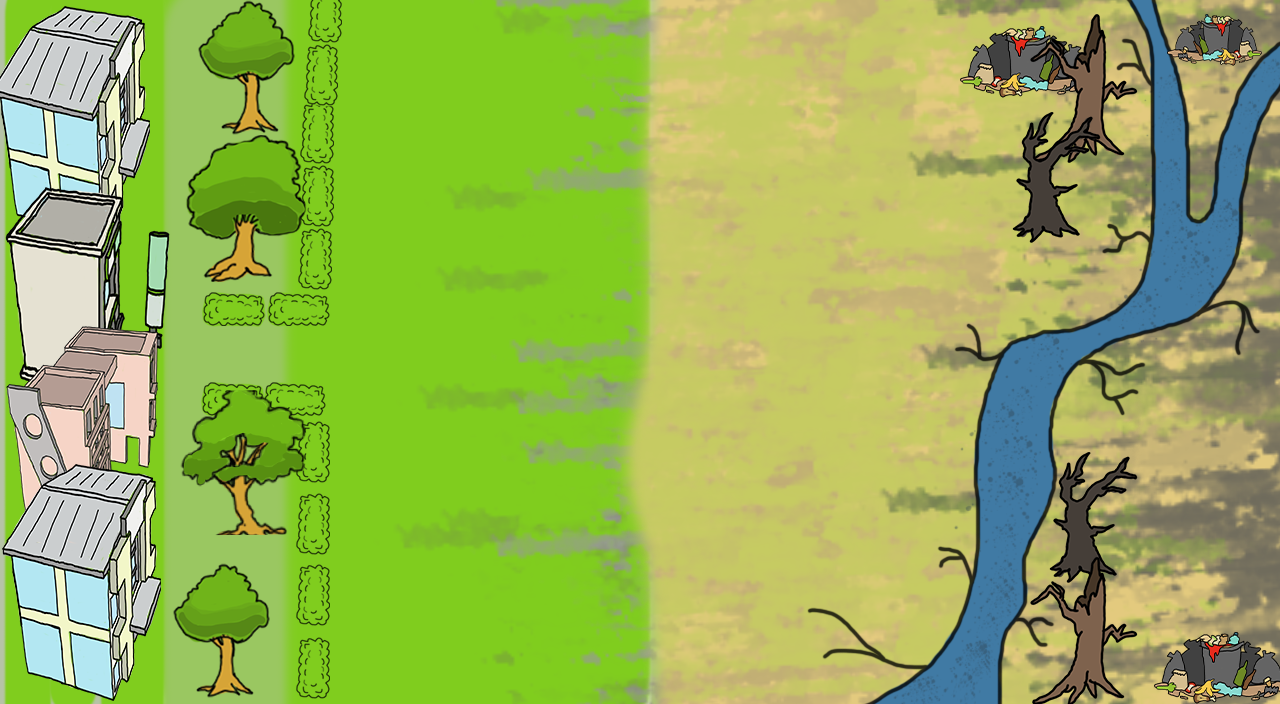

A level layout from a 2D game, rendered from its tile map. Below: a short description, then the map file with its tile-grid data intact:
An orthogonal 40x22 tile map with 32x32 px tiles, 1 tile layer (Background) and 19 objects (12x Enemy, 3x SolarBuilding, 3x Tree, Player).

<map version="1.10" tiledversion="1.10.2" orientation="orthogonal" renderorder="right-down" width="40" height="22" tilewidth="32" tileheight="32" infinite="0" nextlayerid="3" nextobjectid="23">
 <tileset firstgid="1" source="sssaa.tsx" />
 <layer id="1" name="Background" width="40" height="22">
  <data encoding="csv">
1,2,3,4,5,6,7,8,9,10,11,12,13,14,15,16,17,18,19,20,21,22,23,24,25,26,27,28,29,30,31,32,33,34,35,36,37,38,39,40,
41,42,43,44,45,46,47,48,49,50,51,52,53,54,55,56,57,58,59,60,61,62,63,64,65,66,67,68,69,70,71,72,73,74,75,76,77,78,79,80,
81,82,83,84,85,86,87,88,89,90,91,92,93,94,95,96,97,98,99,100,101,102,103,104,105,106,107,108,109,110,111,112,113,114,115,116,117,118,119,120,
121,122,123,124,125,126,127,128,129,130,131,132,133,134,135,136,137,138,139,140,141,142,143,144,145,146,147,148,149,150,151,152,153,154,155,156,157,158,159,160,
161,162,163,164,165,166,167,168,169,170,171,172,173,174,175,176,177,178,179,180,181,182,183,184,185,186,187,188,189,190,191,192,193,194,195,196,197,198,199,200,
201,202,203,204,205,206,207,208,209,210,211,212,213,214,215,216,217,218,219,220,221,222,223,224,225,226,227,228,229,230,231,232,233,234,235,236,237,238,239,240,
241,242,243,244,245,246,247,248,249,250,251,252,253,254,255,256,257,258,259,260,261,262,263,264,265,266,267,268,269,270,271,272,273,274,275,276,277,278,279,280,
281,282,283,284,285,286,287,288,289,290,291,292,293,294,295,296,297,298,299,300,301,302,303,304,305,306,307,308,309,310,311,312,313,314,315,316,317,318,319,320,
321,322,323,324,325,326,327,328,329,330,331,332,333,334,335,336,337,338,339,340,341,342,343,344,345,346,347,348,349,350,351,352,353,354,355,356,357,358,359,360,
361,362,363,364,365,366,367,368,369,370,371,372,373,374,375,376,377,378,379,380,381,382,383,384,385,386,387,388,389,390,391,392,393,394,395,396,397,398,399,400,
401,402,403,404,405,406,407,408,409,410,411,412,413,414,415,416,417,418,419,420,421,422,423,424,425,426,427,428,429,430,431,432,433,434,435,436,437,438,439,440,
441,442,443,444,445,446,447,448,449,450,451,452,453,454,455,456,457,458,459,460,461,462,463,464,465,466,467,468,469,470,471,472,473,474,475,476,477,478,479,480,
481,482,483,484,485,486,487,488,489,490,491,492,493,494,495,496,497,498,499,500,501,502,503,504,505,506,507,508,509,510,511,512,513,514,515,516,517,518,519,520,
521,522,523,524,525,526,527,528,529,530,531,532,533,534,535,536,537,538,539,540,541,542,543,544,545,546,547,548,549,550,551,552,553,554,555,556,557,558,559,560,
561,562,563,564,565,566,567,568,569,570,571,572,573,574,575,576,577,578,579,580,581,582,583,584,585,586,587,588,589,590,591,592,593,594,595,596,597,598,599,600,
601,602,603,604,605,606,607,608,609,610,611,612,613,614,615,616,617,618,619,620,621,622,623,624,625,626,627,628,629,630,631,632,633,634,635,636,637,638,639,640,
641,642,643,644,645,646,647,648,649,650,651,652,653,654,655,656,657,658,659,660,661,662,663,664,665,666,667,668,669,670,671,672,673,674,675,676,677,678,679,680,
681,682,683,684,685,686,687,688,689,690,691,692,693,694,695,696,697,698,699,700,701,702,703,704,705,706,707,708,709,710,711,712,713,714,715,716,717,718,719,720,
721,722,723,724,725,726,727,728,729,730,731,732,733,734,735,736,737,738,739,740,741,742,743,744,745,746,747,748,749,750,751,752,753,754,755,756,757,758,759,760,
761,762,763,764,765,766,767,768,769,770,771,772,773,774,775,776,777,778,779,780,781,782,783,784,785,786,787,788,789,790,791,792,793,794,795,796,797,798,799,800,
801,802,803,804,805,806,807,808,809,810,811,812,813,814,815,816,817,818,819,820,821,822,823,824,825,826,827,828,829,830,831,832,833,834,835,836,837,838,839,840,
841,842,843,844,845,846,847,848,849,850,851,852,853,854,855,856,857,858,859,860,861,862,863,864,865,866,867,868,869,870,871,872,873,874,875,876,877,878,879,880
</data>
 </layer>
 <objectgroup id="2" name="SpawnPoints">
  <object id="1" name="Deforester" type="Enemy" x="1088" y="32" width="96" height="96" />
  <object id="2" name="Noisers" type="Enemy" x="896" y="224" width="96" height="96" />
  <object id="3" name="Deforester" type="Enemy" x="1056" y="608" width="96" height="96" />
  <object id="4" name="Player" type="Player" x="480" y="288" width="96" height="96" />
  <object id="5" name="Solar Building" type="SolarBuilding" x="160" y="288" width="96" height="160" />
  <object id="6" name="Solar Building" type="SolarBuilding" x="160" y="512" width="96" height="160" />
  <object id="7" name="Solar Building" type="SolarBuilding" x="160" y="32" width="96" height="160" />
  <object id="8" name="Mango Tree" type="Tree" x="352" y="64" width="96" height="96" />
  <object id="9" name="Mango Tree" type="Tree" x="320" y="288" width="96" height="96" />
  <object id="12" name="Mango Tree" type="Tree" x="352" y="544" width="96" height="96" />
  <object id="14" name="Trasher" type="Enemy" x="1088" y="160" width="96" height="96" />
  <object id="15" name="Trasher" type="Enemy" x="1056" y="384" width="96" height="96" />
  <object id="16" name="Noisers" type="Enemy" x="928" y="32" width="96" height="96" />
  <object id="18" name="AirPolluter" type="Enemy" x="768" y="32" width="96" height="96" />
  <object id="19" name="AirPolluter" type="Enemy" x="704" y="384" width="96" height="96" />
  <object id="20" name="AirPolluter" type="Enemy" x="736" y="224" width="96" height="96" />
  <object id="21" name="AirPolluter" type="Enemy" x="704" y="576" width="96" height="96" />
  <object id="17" name="Noisers" type="Enemy" x="864" y="544" width="96" height="96" />
  <object id="22" name="Noisers" type="Enemy" x="864" y="384" width="96" height="96" />
 </objectgroup>
</map>
